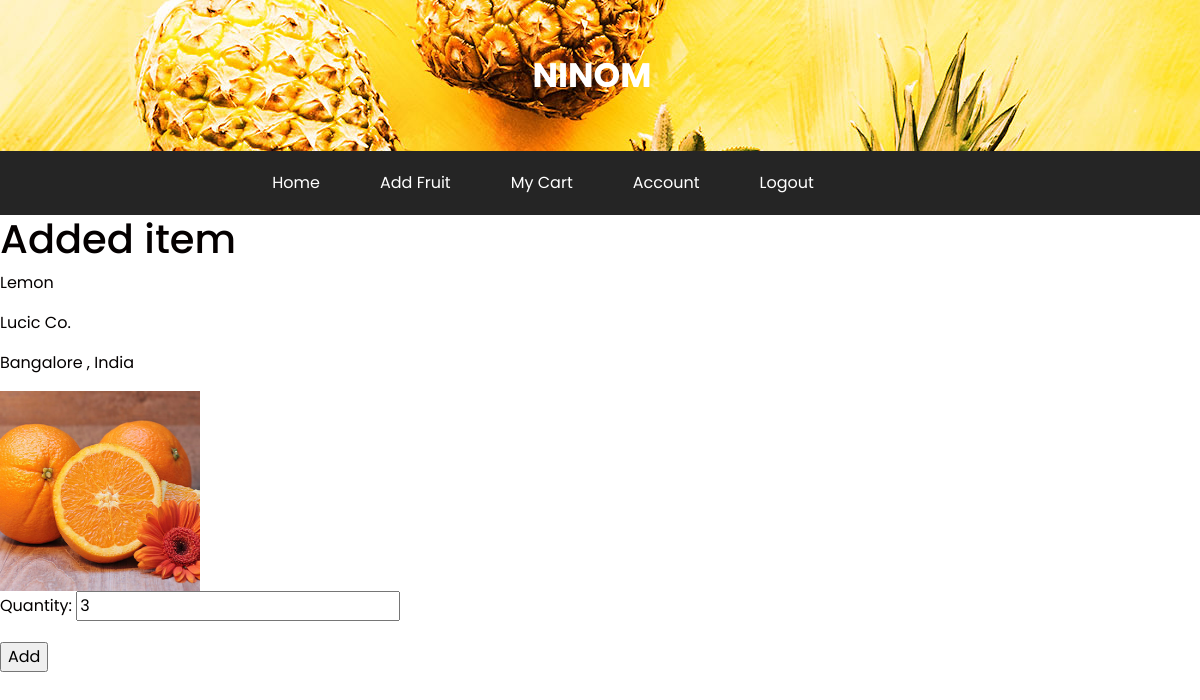
The app's page /single-fruit/f287ff72-aeed-4952-b0de-f67de923b4b8/ (signed in) with its own data.
### products/models.py (models this page shows, shortened)
class Product(models.Model):
    owner = models.ForeignKey("users.Profile",on_delete=models.CASCADE,null=True,blank=True)
    fruit_name=models.CharField(max_length=200,blank=True,null=True)
    company_name=models.CharField(max_length=500,blank=True,null=True)
    location = models.CharField(max_length=500,blank=True,null=True)
    price=models.FloatField(blank=True,null=True)
    featured_image=models.ImageField(null=True,blank=True,default="default.jpg")
    quantity = models.IntegerField(blank=True,null=True,default=0)
    created =models.DateTimeField(auto_now_add=True)
    id= models.UUIDField(default=uuid.uuid4, editable=False, primary_key=True,unique=True)

### products/views.py (the view, shortened to what this page needs)
# urls.py: path('single-fruit/<str:pk>/',views.addItem,name="single-fruit"),
@login_required(login_url='login')
def addItem(request,pk):
    profile = request.user.profile
    product = Product.objects.get(id=pk)
    form = ItemForm(instance=product)
    context={'product':product,'form':form}
    return render(request,'products/add-item.html',context)

### products/forms.py
class ItemForm(ModelForm):
    class Meta:
        model = Product
        fields = ['quantity']

### products/templates/products/add-item.html (shortened to what this page needs)
{% extends 'main.html' %}
{% block content %}
<h1>Added item</h1>
<p>{{product.fruit_name}}</p>
<p>{{product.company_name}}</p>
<p>{{product.location}}</p>
<img style="width: 200px; height: 200px;"  src="{{product.featured_image.url}}" alt="xyz">
<form action="" method="POST">
    {{form.as_p}}
    <input type="submit" value="Add" />
</form>
{% endblock content %}

### static/styles/style.css (style rules this page uses)
body { font-family: "Poppins", sans-serif; color: #040000; background-color: #ffffff; }

### records on screen
Product: fruit_name "Lemon", company_name "Lucic Co.", location "Bangalore , India", featured_image (picture), quantity "3"
